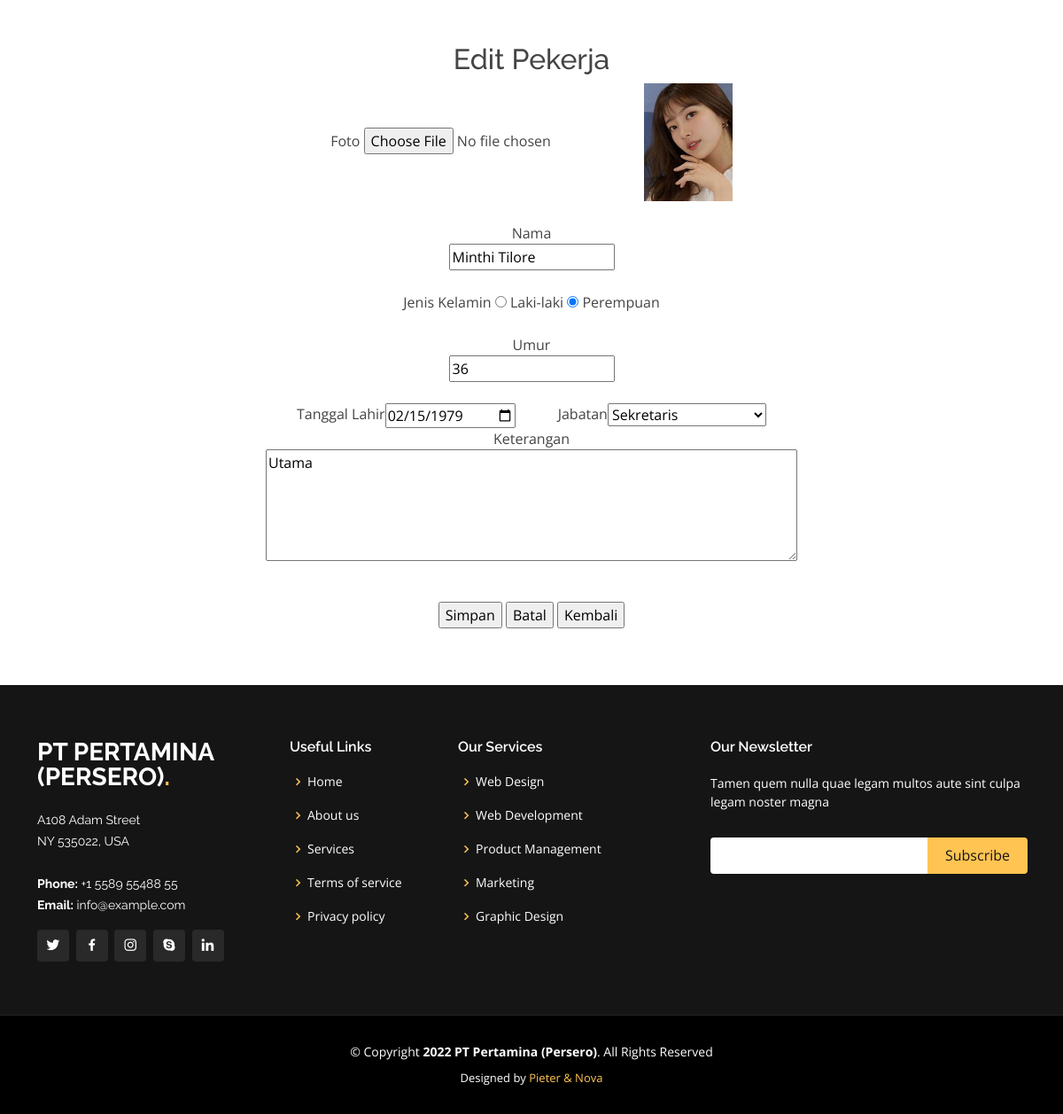
Screenshot of /produk/pekerja_edit.php?id=7 with the database file from the repository.
### tables this page shows
CREATE TABLE `pekerja` (
  `id_pekerja` int(255) NOT NULL,
  `nama` varchar(255) NOT NULL,
  `jenis_kelamin` enum('Laki-laki','Perempuan') NOT NULL,
  `umur` int(10) NOT NULL,
  `jabatan` varchar(255) NOT NULL,
  `tanggal_lahir` date NOT NULL,
  `keterangan` varchar(255) NOT NULL,
  `foto` varchar(255) NOT NULL
);

CREATE TABLE `jabatan` (
  `id_jabatan` int(10) NOT NULL,
  `nama_jabatan` varchar(255) NOT NULL
);

### produk/pekerja_edit.php (the view, shortened to what this page needs)
<?php
include '../koneksi.php';
$temp = $_GET['id'];
$query = mysqli_query($connection, "SELECT * FROM pekerja WHERE id_pekerja = '$temp' ");
$data = mysqli_fetch_array($query);
?>
<!DOCTYPE html>
<html>
<head>
    <link href="../assets/vendor/aos/aos.css" rel="stylesheet">
    <link href="../assets/vendor/bootstrap/css/bootstrap.min.css" rel="stylesheet">
    <link href="../assets/vendor/bootstrap-icons/bootstrap-icons.css" rel="stylesheet">
    <link href="../assets/vendor/boxicons/css/boxicons.min.css" rel="stylesheet">
    <link href="../assets/vendor/glightbox/css/glightbox.min.css" rel="stylesheet">
    <link href="../assets/vendor/remixicon/remixicon.css" rel="stylesheet">
    <link href="../assets/vendor/swiper/swiper-bundle.min.css" rel="stylesheet">
    <link href="../assets/css/style.css" rel="stylesheet">
</head>
<body>
    <main id="main" class="main text-center py-5">
        <h2 class="judul">Edit Pekerja</h2>
        <form method="post" action="pekerja_update.php" enctype="multipart/form-data">
            <div class="form-group pb-4">
                <label for="foto">Foto</label>
                <input type="file" id="foto" name="foto">
                <img src="../images/<?php echo $data['foto']; ?> " width="100px" height="133px">
            </div>
            <div class="form-group col-md-6 pb-4 mx-auto">
                <label for="nama">Nama</label>
                <div class="input"><input type="text" name="nama" id="nama" value="<?php echo $data['nama']; ?>"></div>
            </div>
            <div class="form-group col-md-6 pb-4 mx-auto">
                <label for="jk">Jenis Kelamin</label>
                <?php
        if ($data['jenis_kelamin'] == "Laki-laki") {
            $l = "checked";
            $p = "";
        } else {
            $l = "";
            $p = "checked";
        }
        ?>
                <input type="radio" id="jk" name="jk" value="Laki-laki" <?php echo $l; ?>> Laki-laki
                <input type="radio" id="jk" name="jk" value="Perempuan" <?php echo $p; ?>> Perempuan
            </div>
            <div class="form-group col-md-6 pb-4 mx-auto">
                <label for="umur">Umur</label>
                <div class="input"><input type="text" name="umur" id="umur" value="<?php echo $data['umur']; ?>"></div>
            </div>
            <div class="form-group d-flex justify-content-center">
                <label for="tanggal">Tanggal Lahir</label>
                <div class="input"><input type="date" name="tanggal" id="tanggal"
                        value="<?php echo $data['tanggal_lahir']; ?>">
                </div>
                <label for="jabatan" class="ms-5">Jabatan</label>
                <div class="input">
                    <select id="jabatan" name="jabatan">
                        <?php
                $queryjabatan = mysqli_query($connection, "SELECT * FROM jabatan");
                while ($j = mysqli_fetch_array($queryjabatan)) {
                    echo "<option value='$j[nama_jabatan]'";
                    if ($j['nama_jabatan'] == $data['jabatan'])
                        echo "selected";
                    echo ">$j[nama_jabatan]</option>";
                }
                ?>
                    </select>
                </div>
            </div>
            <div class="form-group col-md-6 pb-4 mx-auto">
                <label for="keterangan">Keterangan</label>
                <div class="input">
                    <textarea style="width: 100%;" rows="5" id="keterangan"
                        name="keterangan"><?php echo $data['keterangan']; ?></textarea>
                </div>
            </div>
            <div class="form-group py-3">
                <input type="submit" value="Simpan" class="tombol_simpan">
                <input type="reset" value="Batal" class="tombol_reset">
                <a href="pekerja.php"><input type="button" value="Kembali" class="tombol_kembali"></a>
            </div>
        </form>
    </main>
    <footer id="footer">
        <div class="footer-top">
            <div class="container">
                <div class="row">
                    <div class="col-lg-3 col-md-6">
                        <div class="footer-info">
                            <h3>PT Pertamina (Persero)<span>.</span></h3>
                            <p>
                                A108 Adam Street <br>
                                NY 535022, USA<br><br>
                                <strong>Phone:</strong> +1 5589 55488 55<br>
                                <strong>Email:</strong> info@example.com<br>
                            </p>
                            <div class="social-links mt-3">
                                <a href="#" class="twitter"><i class="bx bxl-twitter"></i></a>
                                <a href="#" class="facebook"><i class="bx bxl-facebook"></i></a>
                                <a href="#" class="instagram"><i class="bx bxl-instagram"></i></a>
                                <a href="#" class="google-plus"><i class="bx bxl-skype"></i></a>
                                <a href="#" class="linkedin"><i class="bx bxl-linkedin"></i></a>
                            </div>
                        </div>
                    </div>
                    <div class="col-lg-2 col-md-6 footer-links">
                        <h4>Useful Links</h4>
                        <ul>
                            <li><i class="bx bx-chevron-right"></i> <a href="#">Home</a></li>
                            <li><i class="bx bx-chevron-right"></i> <a href="#">About us</a></li>
                            <li><i class="bx bx-chevron-right"></i> <a href="#">Services</a></li>
                            <li><i class="bx bx-chevron-right"></i> <a href="#">Terms of service</a></li>
                            <li><i class="bx bx-chevron-right"></i> <a href="#">Privacy policy</a></li>
                        </ul>
                    </div>
                    <div class="col-lg-3 col-md-6 footer-links">
                        <h4>Our Services</h4>
                        <ul>
                            <li><i class="bx bx-chevron-right"></i> <a href="#">Web Design</a></li>
                            <li><i class="bx bx-chevron-right"></i> <a href="#">Web Development</a></li>
                            <li><i class="bx bx-chevron-right"></i> <a href="#">Product Management</a></li>
                            <li><i class="bx bx-chevron-right"></i> <a href="#">Marketing</a></li>
                            <li><i class="bx bx-chevron-right"></i> <a href="#">Graphic Design</a></li>
                        </ul>
                    </div>
                    <div class="col-lg-4 col-md-6 footer-newsletter">
                        <h4>Our Newsletter</h4>
                        <p>Tamen quem nulla quae legam multos aute sint culpa legam noster magna</p>
                        <form action="" method="post">
                            <input type="email" name="email"><input type="submit" value="Subscribe">
                        </form>
                    </div>
                </div>
            </div>
        </div>
        <div class="container">
            <div class="copyright">
                &copy; Copyright <strong><span>2022 PT Pertamina (Persero)</span></strong>. All Rights Reserved
            </div>
            <div class="credits">
                Designed by <a href="#">Pieter & Nova</a>
            </div>
        </div>
    </footer>
</body>
</html>

### assets/css/style.css (style rules this page uses)
body { font-family: "Open Sans", sans-serif; color: #444444; }
a { color: #ffc451; text-decoration: none; }
h1, h2, h3, h4, h5, h6 { font-family: "Raleway", sans-serif; }
#footer { background: black; padding: 0 0 30px 0; color: #fff; font-size: 14px; }
#footer .footer-top { background: #151515; border-bottom: 1px solid #222222; padding: 60px 0 30px 0; }
#footer .footer-top .footer-info { margin-bottom: 30px; }
#footer .footer-top .footer-info h3 { font-size: 28px; margin: 0 0 20px 0; padding: 2px 0 2px 0; line-height: 1; font-weight: 700; text-transform: uppercase; }
#footer .footer-top .footer-info h3 span { color: #ffc451; }
#footer .footer-top .footer-info p { font-size: 14px; line-height: 24px; margin-bottom: 0; font-family: "Raleway", sans-serif; color: #fff; }
#footer .footer-top .social-links a { font-size: 18px; display: inline-block; background: #292929; color: #fff; line-height: 1; padding: 8px 0; margin-right: 4px; border-radius: 4px; text-align: center; width: 36px; height: 36px; transition: 0.3s; }
#footer .footer-top h4 { font-size: 16px; font-weight: 600; color: #fff; position: relative; padding-bottom: 12px; }
#footer .footer-top .footer-links { margin-bottom: 30px; }
#footer .footer-top .footer-links ul { list-style: none; padding: 0; margin: 0; }
#footer .footer-top .footer-links ul i { padding-right: 2px; color: #ffc451; font-size: 18px; line-height: 1; }
#footer .footer-top .footer-links ul li { padding: 10px 0; display: flex; align-items: center; }
#footer .footer-top .footer-links ul li:first-child { padding-top: 0; }
#footer .footer-top .footer-links ul a { color: #fff; transition: 0.3s; display: inline-block; line-height: 1; }
#footer .footer-top .footer-newsletter form { margin-top: 30px; background: #fff; padding: 6px 10px; position: relative; border-radius: 4px; }
#footer .footer-top .footer-newsletter form input[type="email"] { border: 0; padding: 4px; width: calc(100% - 110px); }
#footer .footer-top .footer-newsletter form input[type="submit"] { position: absolute; top: 0; right: -2px; bottom: 0; border: 0; background: none; font-size: 16px; padding: 0 20px; background: #ffc451; color: #151515; transition: 0.3s; border-radius: 0 4px 4px 0; }
#footer .copyright { text-align: center; padding-top: 30px; }
#footer .credits { padding-top: 10px; text-align: center; font-size: 13px; color: #fff; }

### rows the page displays
pekerja: foto (picture), nama "Minthi Tilore", umur "36", tanggal "02/15/1979", jabatan "Sekretaris", keterangan "Utama"
